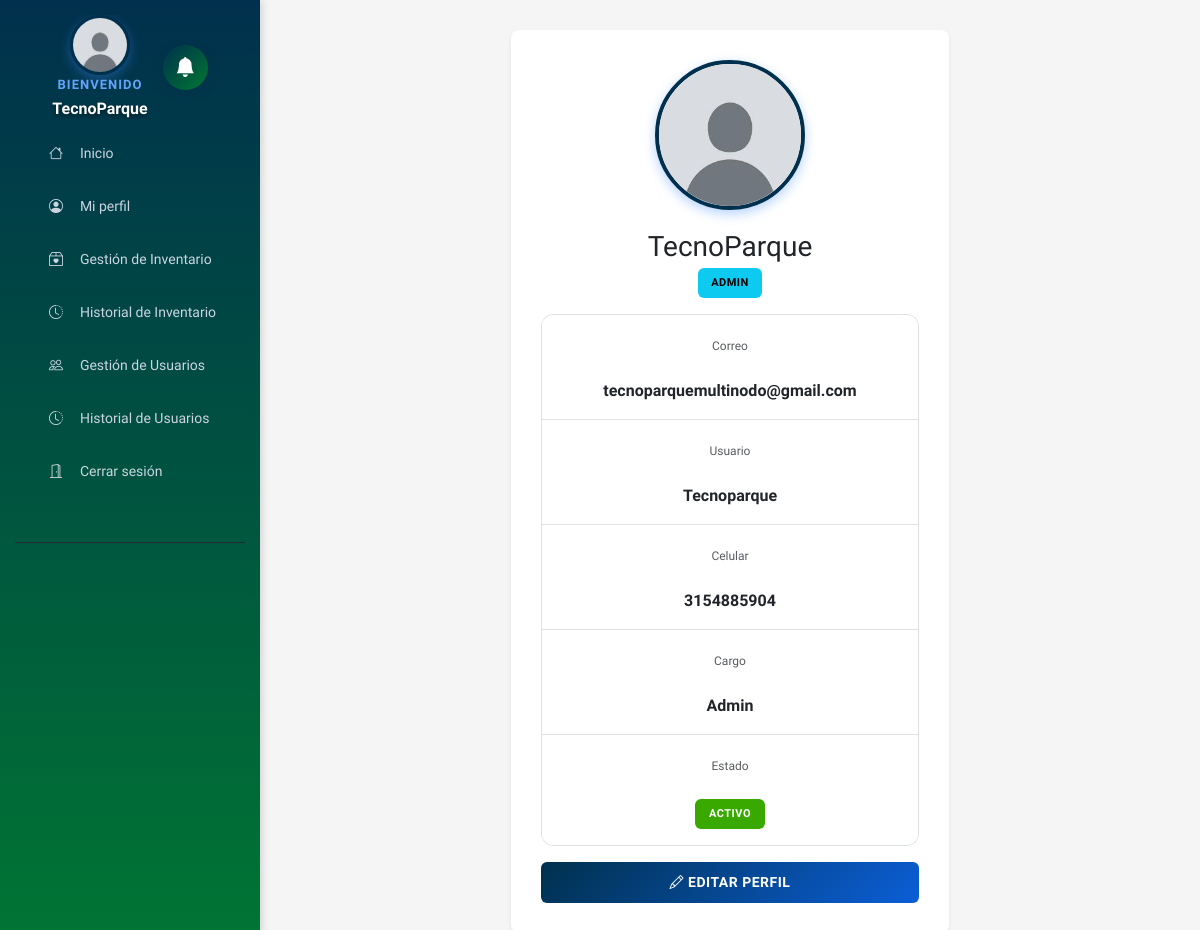
/public/perfil/ver (signed in), run on the app's committed database.
### tables this page shows
CREATE TABLE `usuarios` (
  `id` int(11) NOT NULL,
  `nombre` varchar(100) NOT NULL,
  `correo` varchar(100) NOT NULL,
  `nombre_usuario` varchar(50) NOT NULL,
  `password` varchar(255) NOT NULL,
  `celular` varchar(20) DEFAULT NULL,
  `cargo` varchar(100) DEFAULT NULL,
  `rol` enum('admin','usuario','dinamizador') DEFAULT 'usuario',
  `foto` varchar(255) DEFAULT NULL,
  `estado` tinyint(4) DEFAULT 1,
  `email_verified` tinyint(4) DEFAULT 0,
  `recovery_code` varchar(6) DEFAULT NULL,
  `recovery_expire` datetime DEFAULT NULL,
  `recovery_last_sent` datetime DEFAULT NULL,
  `verification_code` varchar(6) DEFAULT NULL,
  `verification_expire` datetime DEFAULT NULL,
  `verification_last_sent` datetime DEFAULT NULL,
  `nodo_id` int(11) DEFAULT NULL,
  `linea_id` int(11) DEFAULT NULL,
  `fecha_creacion` timestamp NOT NULL DEFAULT current_timestamp(),
  `fecha_actualizacion` timestamp NOT NULL DEFAULT current_timestamp() ON UPDATE current_timestamp()
);

### app/core/Controller.php (called while the page is built, shortened)
<?php
abstract class Controller
{
    protected function view($view, $data = [])
    {
        extract($data);
        require __DIR__ . '/../views/layouts/header.php';
        require __DIR__ . '/../views/' . $view . '.php';
        require __DIR__ . '/../views/layouts/footer.php';
    }
}

### app/controllers/PerfilController.php (called while the page is built, shortened)
<?php
require_once __DIR__ . '/../core/Database.php';
require_once __DIR__ . '/../core/Model.php';
require_once __DIR__ . '/../core/Controller.php';
require_once __DIR__ . '/../models/User.php';
class PerfilController extends Controller
{
    public function ver()
    {
        $userModel = new User();
        $userId = $_SESSION['user']['id'];
        $usuario = $userModel->findById($userId);
        $this->view('perfil/ver', [
            'usuario' => $usuario,
            'pageStyles' => ['perfil'],
            'pageScripts' => ['perfil'],
        ]);
    }
}

### public/index.php (called while the page is built, shortened)
<?php
require_once __DIR__ . '/../app/core/Database.php';
require_once __DIR__ . '/../app/core/Model.php';
require_once __DIR__ . '/../app/core/Controller.php';
$url = $_GET['url'] ?? 'auth/login';
$url = trim($url, '/');
$parts = explode('/', $url);
$controllerName = ucfirst($parts[0]) . 'Controller';
$method = $parts[1] ?? 'login';
if (!method_exists($controller = new $controllerName(), $method)) {
    header('Content-Type: application/json; charset=utf-8');
    http_response_code(404);
    echo json_encode(['error' => "Método '$method' no encontrado en '$controllerName'"]);
    exit;
}
$controller->$method();

### app/core/Model.php (called while the page is built, shortened)
<?php
abstract class Model
{
    public function __construct()
    {
        $this->db = Database::getInstance();
    }
}

### app/core/Database.php (called while the page is built, shortened)
<?php
class Database
{
    private static $instance = null;
    private function __construct()
    {
        $dsn = 'mysql:host=' . DB_HOST . ';dbname=' . DB_NAME . ';charset=utf8mb4';
        $this->pdo = new PDO($dsn, DB_USER, DB_PASS, [
            PDO::ATTR_ERRMODE => PDO::ERRMODE_EXCEPTION,
        ]);
    }
    public static function getInstance()
    {
        if (self::$instance === null) {
            self::$instance = new Database();
        }
        return self::$instance->pdo;
    }
}

### app/models/User.php (called while the page is built, shortened)
<?php
class User extends Model
{
    public function findById($id)
    {
        $stmt = $this->db->prepare('SELECT * FROM usuarios WHERE id = :id LIMIT 1');
        $stmt->execute([':id' => $id]);
        return $stmt->fetch(PDO::FETCH_ASSOC);
    }
}

### app/views/perfil/ver.php (the view, shortened to what this page needs)
<div class="row justify-content-center">
    <div class="col-12 col-md-6">
        <div class="card shadow-sm">
            <div class="card-body text-center">
                <div style="position: relative; width: 150px; height: 150px; margin: 0 auto 20px;">
                    <img id="fotoPerfil"
                        src="<?= !empty($usuario['foto']) ? BASE_URL . '/' . htmlspecialchars($usuario['foto']) : BASE_URL . '/img/default_user.png' ?>"
                        width="150" height="150"
                        style="object-fit:cover; border-radius:50%; border:4px solid #00304D; cursor:pointer; display: block; box-shadow: 0 4px 12px rgba(13, 110, 253, 0.3);"
                        title="Haz clic para cambiar la foto o ver a tamaño completo">
                </div>
                <h3 class="mb-1"><?= htmlspecialchars($usuario['nombre']) ?></h3>
                <p class="text-muted mb-3">
                    <span class="badge bg-info"><?= htmlspecialchars($usuario['rol'] ?? 'usuario') ?></span>
                </p>
                <div class="list-group list-group-flush mb-3">
                    <div class="list-group-item">
                        <small class="text-muted">Correo</small><br>
                        <strong><?= htmlspecialchars($usuario['correo']) ?></strong>
                    </div>
                    <div class="list-group-item">
                        <small class="text-muted">Usuario</small><br>
                        <strong><?= htmlspecialchars($usuario['nombre_usuario']) ?></strong>
                    </div>
                    <?php if (!empty($usuario['celular'])) : ?>
                        <div class="list-group-item">
                            <small class="text-muted">Celular</small><br>
                            <strong><?= htmlspecialchars($usuario['celular']) ?></strong>
                        </div>
                    <?php endif; ?>
                    <?php if (!empty($usuario['cargo'])) : ?>
                        <div class="list-group-item">
                            <small class="text-muted">Cargo</small><br>
                            <strong><?= htmlspecialchars($usuario['cargo']) ?></strong>
                        </div>
                    <?php endif; ?>
                    <div class="list-group-item">
                        <small class="text-muted">Estado</small><br>
                        <?php if ($usuario['estado'] == 1) : ?>
                            <span class="badge bg-success">Activo</span>
                        <?php else : ?>
                            <span class="badge bg-danger">Bloqueado</span>
                        <?php endif; ?>
                    </div>
                </div>
                <div class="d-flex gap-2">
                    <a href="<?= BASE_URL ?>/perfil/editar" class="btn btn-primary flex-grow-1">
                        <i class="bi bi-pencil"></i> Editar perfil
                    </a>
                </div>
            </div>
        </div>
    </div>
</div>

### app/views/layouts/header.php (shortened to what this page needs)
<!DOCTYPE html>
<html lang="es" class="dt-enhancing">
<head>
    <link rel="stylesheet" href="/proyecto_sena/public/css/sidebar.css">
    <link rel="stylesheet" href="/proyecto_sena/public/css/sidebar-toggle.css">
    <link rel="stylesheet" href="/proyecto_sena/public/css/layout.css">
    <link href="https://cdn.jsdelivr.net/npm/bootstrap@5.3.3/dist/css/bootstrap.min.css" rel="stylesheet">
    <link rel="stylesheet" href="https://cdn.datatables.net/1.13.8/css/dataTables.bootstrap5.min.css">
    <link rel="stylesheet" href="https://cdn.jsdelivr.net/npm/bootstrap-icons@1.11.1/font/bootstrap-icons.css">
    <link rel="stylesheet" href="/proyecto_sena/public/css/formularios.css">
    <link rel="stylesheet" href="/proyecto_sena/public/css/tablas.css">
    <link rel="stylesheet" href="/proyecto_sena/public/css/modales.css">
    <link rel="stylesheet" href="/proyecto_sena/public/css/modal-fix-mobile.css">
    <link rel="stylesheet" href="/proyecto_sena/public/css/utilidades.css">
    <link rel="stylesheet" href="/proyecto_sena/public/css/style.css">
    <link rel="stylesheet" href="/proyecto_sena/public/css/usuarios_gestion.css">
    <link rel="stylesheet" href="/proyecto_sena/public/css/perfil_mejorado.css">
    <link rel="stylesheet" href="/proyecto_sena/public/css/image-editor.css">
    <link rel="stylesheet" href="/proyecto_sena/public/css/audit_mejorado.css">
    <link rel="stylesheet" href="/proyecto_sena/public/css/auth_mejorado.css">
    <link rel="stylesheet" href="/proyecto_sena/public/css/usuarios_responsive.css">
    <link rel="stylesheet" href="/proyecto_sena/public/css/usuarios_form.css">
    <?php if (!empty($pageStyles) && is_array($pageStyles)) :
    ?>
        <?php foreach ($pageStyles as $css) :
        ?>
            <link rel="stylesheet" href="<?= BASE_URL ?>/css/<?= htmlspecialchars($css) ?>.css">
        <?php endforeach; ?>
    <?php
    endif; ?>
</head>
<body>
    <?php
    $isLogin = isset($isLoginPage) && $isLoginPage === true;
    $isRegister = isset($isRegisterPage) && $isRegisterPage === true;
    ?>
    <?php if (!$isLogin && !$isRegister) : ?>
        <?php include __DIR__ . '/sidebar.php'; ?>
        <div class="main-wrapper">
            <div class="main-content">
            <?php else :
            ?>
                <div class="container py-4">
                <?php endif; ?>

### app/views/layouts/sidebar.php (shortened to what this page needs)
<?php
$rol = $_SESSION['user']['rol'] ?? 'usuario';
$nombre = $_SESSION['user']['nombre'] ?? 'Usuario';
$avatar = $_SESSION['user']['foto'] ?? null;
$avatar = (!empty($avatar)) ? BASE_URL . '/' . $avatar : BASE_URL . '/img/default_user.png';
?>
<nav id="sidebar" class="sidebar">
    <div class="sidebar-header">
        <div style="display: flex; align-items: center; justify-content: center; gap: 15px; width: 100%;">
            <a href="<?= BASE_URL ?>/perfil/ver" style="text-decoration: none; color: inherit; display: flex; flex-direction: column; align-items: center;">
                <img src="<?= $avatar ?>" class="sidebar-avatar" title="Ver perfil">
                <div class="sidebar-user-info">
                    <span class="sidebar-welcome">Bienvenido</span>
                    <span class="sidebar-title"><?= htmlspecialchars($nombre) ?></span>
                </div>
            </a>
            <?php if (isset($_SESSION['user'])) : ?>
                <div id="notificationsBtn" class="notification-bell-icon" title="Alertas">
                    <i class="bi bi-bell-fill"></i>
                </div>
            <?php endif; ?>
        </div>
    <ul class="sidebar-nav">
        <li>
            <a href="<?= BASE_URL ?>/home/index">
                <i class="bi bi-house"></i>
                <span>Inicio</span>
            </a>
        </li>
        <li>
            <a href="<?= BASE_URL ?>/perfil/ver">
                <i class="bi bi-person-circle"></i>
                <span>Mi perfil</span>
            </a>
        </li>
        <li>
            <a href="<?= BASE_URL ?>/materiales/index">
                <i class="bi bi-box2-heart"></i>
                <span>Gestión de Inventario</span>
            </a>
        </li>
        <li>
            <a href="<?= BASE_URL ?>/materialeshistorial/index">
                <i class="bi bi-clock-history"></i>
                <span>Historial de Inventario</span>
            </a>
        </li>
        <?php if ($rol === 'admin') : ?>
        <li>
            <a href="<?= BASE_URL ?>/usuarios/gestionDeUsuarios">
                <i class="bi bi-people"></i>
                <span>Gestión de Usuarios</span>
            </a>
        </li>
        <li>
            <a href="<?= BASE_URL ?>/audit/historial">
                <i class="bi bi-clock-history"></i>
                <span>Historial de Usuarios</span>
            </a>
        </li>
        <?php endif; ?>
        <li>
            <a href="<?= BASE_URL ?>/auth/logout" class="logout">
                <i class="bi bi-door-open"></i>
                <span>Cerrar sesión</span>
            </a>
        </li>
    </ul>
</nav>

### app/views/layouts/footer.php (shortened to what this page needs)
</div>
</div>
</body>
</html>

### public/css/sidebar.css (style rules this page uses)
.sidebar { width: 260px; background: linear-gradient(180deg, #00304D 0%, #007832 100%); height: 100vh; padding: 15px; color: #fff; position: relative; left: 0; top: 0; overflow-x: hidden; overflow-y: auto; z-index: 1000; box-shadow: 2px 0 8px rgba(0, 0, 0, 0.15); }
.sidebar-header { display: flex; flex-direction: column; align-items: center; gap: 12px; margin-bottom: 25px; overflow: hidden; padding-bottom: 20px; border-bottom: 1px solid #1f2937; text-align: center; }
.sidebar-avatar { width: 60px; height: 60px; border-radius: 50%; object-fit: cover; flex-shrink: 0; border: 3px solid #00304D; box-shadow: 0 4px 12px rgba(59, 130, 246, 0.4); }
.sidebar-user-info { display: flex; flex-direction: column; overflow: hidden; width: 100%; align-items: center; }
.sidebar-welcome { font-size: 13px; color: #60a5fa; text-transform: uppercase; letter-spacing: 1px; font-weight: 600; margin-bottom: 4px; }
.sidebar-title { font-size: 16px; font-weight: 700; color: #fff; white-space: normal; word-break: break-word; text-shadow: 0 2px 4px rgba(0, 0, 0, 0.5); line-height: 1.3; }
.sidebar-nav { list-style: none; margin: 0; padding: 0; margin-bottom: 20px; }
.sidebar-nav li { margin-bottom: 8px; }
.sidebar-nav li a, .submenu-btn { display: flex; align-items: center; gap: 12px; padding: 12px; width: 100%; text-decoration: none; color: #cbd5e1; border-radius: 8px; transition: all 0.2s ease; border: none; background: none; cursor: pointer; font-size: 14px; font-family: inherit; font-weight: 500; }
.sidebar-nav li a i, .submenu-btn i { width: 24px; text-align: center; flex-shrink: 0; }
.notification-bell-icon { position: relative; background: linear-gradient(135deg, #00304D 0%, #007832 100%); color: white; width: 45px; height: 45px; border-radius: 50%; display: flex; align-items: center; justify-content: center; cursor: pointer; transition: all 0.3s ease; box-shadow: 0 4px 12px rgba(0, 48, 77, 0.3); flex-shrink: 0; }
.notification-bell-icon i { font-size: 20px; }

### public/css/layout.css (style rules this page uses)
* { margin: 0; padding: 0; box-sizing: border-box; }
html, body { height: 100%; width: 100%; overflow-x: hidden; }
body { display: grid; grid-template-columns: 260px 1fr; grid-template-rows: 1fr; background-color: #f0f2f5; font-family: "Work Sans", system-ui, -apple-system, "Segoe UI", sans-serif; min-height: 100vh; margin: 0; padding: 0; color: #212529; }
body > .sidebar { position: relative; width: 260px; height: 100vh; grid-column: 1; grid-row: 1; overflow-y: auto; }
body > .main-wrapper { grid-column: 2; grid-row: 1; display: flex; flex-direction: column; }
.main-wrapper { display: flex; flex-direction: column; flex: 1; overflow: hidden; }
.main-content { flex: 1; padding: 30px 20px; overflow-y: auto; background-color: #f5f5f5; }

### public/css/utilidades.css (style rules this page uses)
.card { border: 1px solid #dee2e6; border-radius: 0.75rem; box-shadow: 0 1px 3px rgba(0, 0, 0, 0.12); transition: all 0.3s ease; }
.card-body { padding: 1.5rem; }
.badge { display: inline-block; padding: 0.4rem 0.65rem; border-radius: 0.375rem; font-size: 0.8rem; font-weight: 600; white-space: nowrap; text-transform: uppercase; letter-spacing: 0.3px; }
.list-group { display: flex; flex-direction: column; gap: 0; list-style: none; padding: 0; margin: 0; border: 1px solid #dee2e6; border-radius: 0.75rem; overflow: hidden; }
.list-group-item { padding: 1rem; background-color: white; border-bottom: 1px solid #dee2e6; cursor: pointer; transition: all 0.2s ease; }
.list-group-item:last-child { border-bottom: none; }
.text-muted { color: #6c757d; }
.shadow-sm { box-shadow: 0 0.125rem 0.25rem rgba(0, 0, 0, 0.075); }

### public/css/style.css (style rules this page uses)
* { font-family: "Work Sans", system-ui, -apple-system, "Segoe UI", sans-serif; }
html, body { font-family: "Work Sans", system-ui, -apple-system, "Segoe UI", sans-serif; }
body { background-color: #f8f9fa; }
.card { border: 1px solid #dee2e6; border-radius: 0.75rem; transition: all 0.3s ease; background-color: #fff; }
.card-body { color: #212529; }
.btn { border-radius: 0.375rem; font-weight: 500; transition: all 0.2s ease; }
.btn-primary { background: linear-gradient(135deg, #00304D 0%, #0b5ed7 100%); border: none; font-weight: 600; color: #fff; }
.badge { border-radius: 0.375rem; font-weight: 600; padding: 0.5rem 0.75rem; letter-spacing: 0.5px; }
.badge.bg-success { background-color: #39A900 !important; color: #fff; }
.badge.bg-info { background-color: #0dcaf0 !important; color: #000; font-weight: 700; }

### public/css/audit_mejorado.css (style rules this page uses)
* { --bs-modal-fade-transition: none !important; }

### public/css/perfil.css (style rules this page uses)
#fotoPerfil { transition: transform 0.3s ease, box-shadow 0.3s ease; }

### data on the page
usuarios: nombre "TecnoParque", rol "ADMIN", correo "tecnoparquemultinodo@gmail.com", nombre_usuario "Tecnoparque", celular "3154885904", cargo "Admin"

### other printed values
$nombre "TecnoParque"
